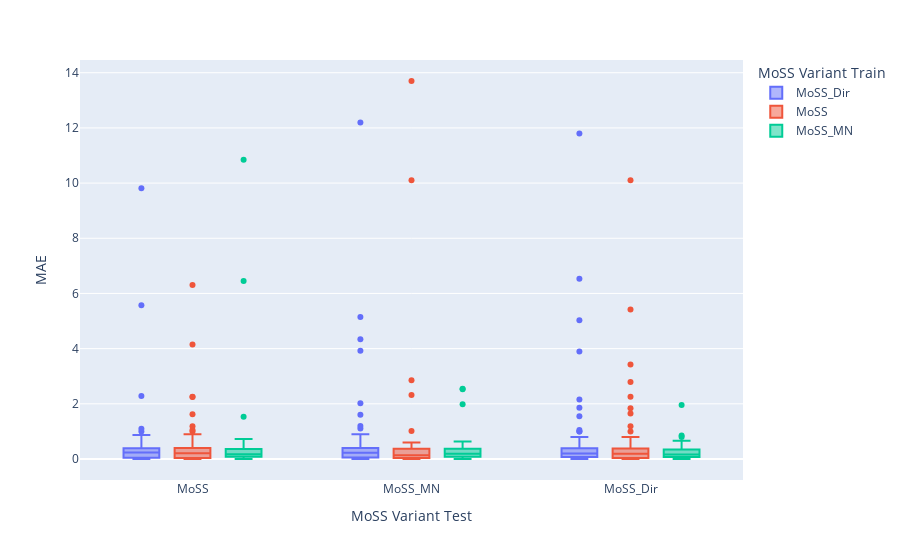

Here is the notebook cell this chart was saved with:
### Code cell
fig = px.box(results, x="MoSS Variant Test", y="MAE", color="MoSS Variant Train")
fig.show()

### Figure 1 — Plotly figure (JSON) as saved in the notebook; plotly's stock layout.template omitted (floating-point values rounded to 4 significant figures; data arrays with more than 128 entries replaced by an {"elided": "..."} marker saying what was removed)
{"data": [{"alignmentgroup": "True", "hovertemplate": "MoSS Variant Train=MoSS_Dir<br>MoSS Variant Test=%{x}<br>MAE=%{y}<extra></extra>", "legendgroup": "MoSS_Dir", "marker": {"color": "#636efa"}, "name": "MoSS_Dir", "notched": false, "offsetgroup": "MoSS_Dir", "orientation": "v", "showlegend": true, "type": "box", "x": {"elided": "900 str values"}, "x0": " ", "xaxis": "x", "y": {"elided": "900 float values"}, "y0": " ", "yaxis": "y"}, {"alignmentgroup": "True", "hovertemplate": "MoSS Variant Train=MoSS<br>MoSS Variant Test=%{x}<br>MAE=%{y}<extra></extra>", "legendgroup": "MoSS", "marker": {"color": "#EF553B"}, "name": "MoSS", "notched": false, "offsetgroup": "MoSS", "orientation": "v", "showlegend": true, "type": "box", "x": {"elided": "900 str values"}, "x0": " ", "xaxis": "x", "y": {"elided": "900 float values"}, "y0": " ", "yaxis": "y"}, {"alignmentgroup": "True", "hovertemplate": "MoSS Variant Train=MoSS_MN<br>MoSS Variant Test=%{x}<br>MAE=%{y}<extra></extra>", "legendgroup": "MoSS_MN", "marker": {"color": "#00cc96"}, "name": "MoSS_MN", "notched": false, "offsetgroup": "MoSS_MN", "orientation": "v", "showlegend": true, "type": "box", "x": {"elided": "900 str values"}, "x0": " ", "xaxis": "x", "y": {"elided": "900 float values"}, "y0": " ", "yaxis": "y"}], "layout": {"boxmode": "group", "legend": {"title": {"text": "MoSS Variant Train"}, "tracegroupgap": 0}, "margin": {"t": 60}, "xaxis": {"anchor": "y", "domain": [0, 1], "title": {"text": "MoSS Variant Test"}}, "yaxis": {"anchor": "x", "domain": [0, 1], "title": {"text": "MAE"}}}}
